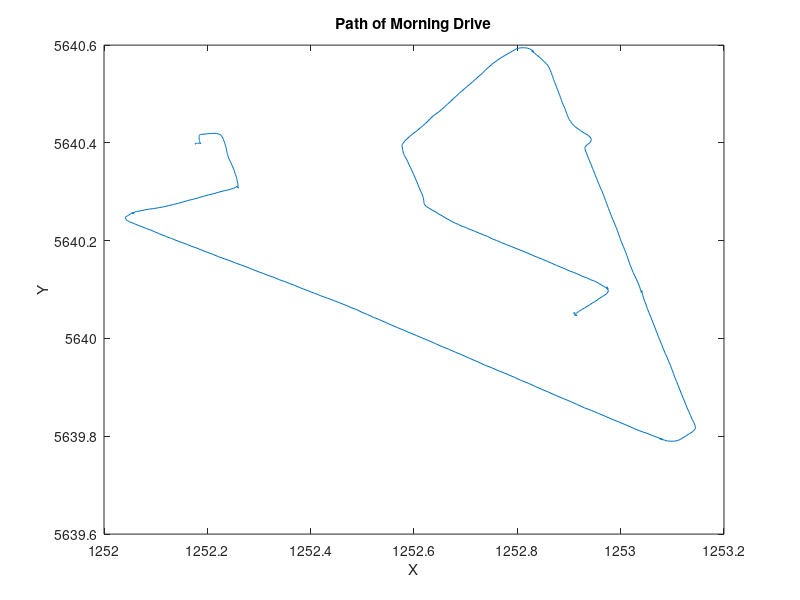
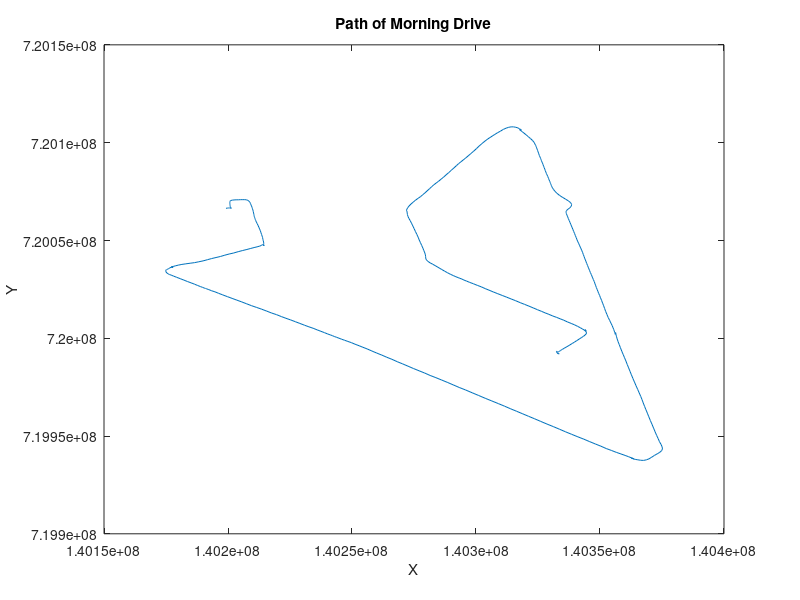
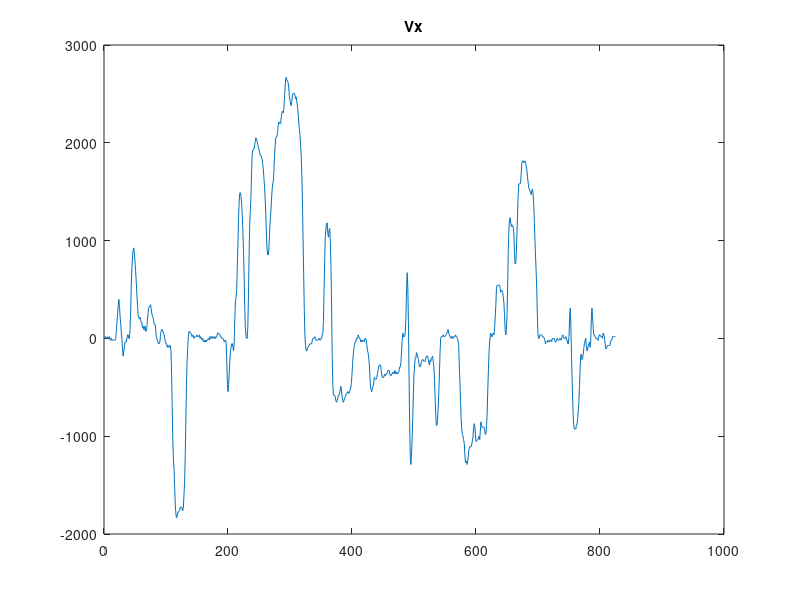
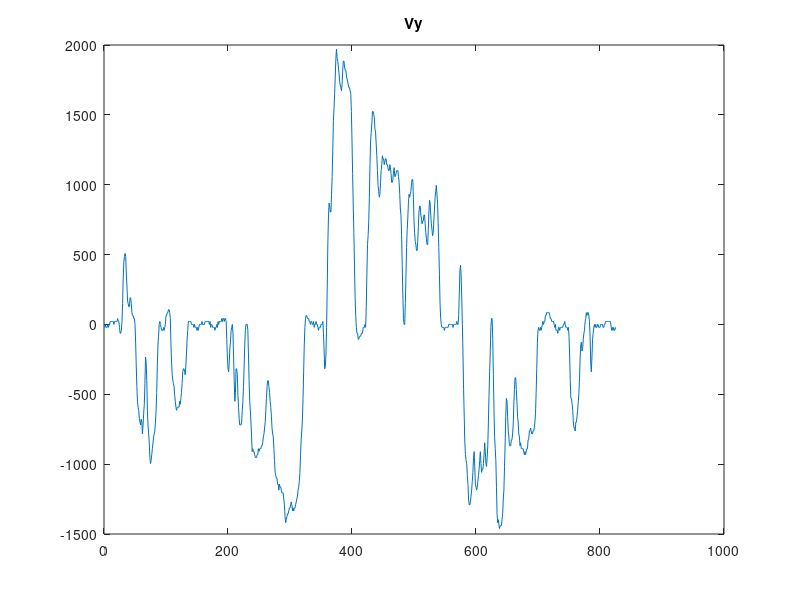

Reproduce these figures in MATLAB, in order. (Note: this script raises an error after producing the figures.)
% Stationary GPS receiver 
close all; clear all; 

DATA = load('gps_ex1_morningdrive2012.txt');
Longitude = DATA(:,4); % read all rows in column 4
Latitude  = DATA(:,3); % read all rows in column 3
plot(Longitude,Latitude);
title('Path of Morning Drive');
xlabel('X');
ylabel('Y');

% Transform of longitude and latitude angles 
% from NMEA-0183 into meters
% 1. longitude and latitude angles from NMEA-0183 into degrees  

LongDeg = floor(Longitude/100) + (Longitude - floor(Longitude/100)*100)/60;
LatDeg = floor(Latitude/100) + (Latitude - floor(Latitude/100)*100)/60;

% 2. longitude and latitude angles from NMEA-0183 into degrees
a = 6378137;
b = 6356752.3142;
p_lat = 56;
h = 0;
F_lon = 2*(a^2/sqrt(a^2*cos(p_lat)^2+b^2*sin(p_lat)^2)+h)*cos(p_lat); % from the table
F_lat = 2*(a^2*b^2/(sqrt(a^2*cos(p_lat)^2+b^2*sin(p_lat)^2))^3+h); % from the table

X = F_lon * LongDeg;
Y = F_lat * LatDeg;

figure, plot(X,Y);
title('Path of Morning Drive');
xlabel('X');
ylabel('Y');

% Calculate the current speed 
double Px[length(X)-1];
double Py[length(Y)-1];
double T[length(X)-1];
double V[length(X)-1];

for i = 1:(length(X)-1)
    Px(i) = X(i+1) - X(i);
    T(i) = i;
end

for j = 1:(length(Y)-1)
    Py(j) = Y(j+1) - Y(j);
end

figure,plot(T,Px)
title('Vx');
figure,plot(T,Py)
title('Vy');

for i = 1:(length(Y)-1)
    V(i) = sqrt(Px(i)^2+Py(i)^2)*3600;
end   
figure,plot(T,V)
title('Velocity of the Car');

double Orientation_Rad[length(X)-1];
double Orientation_Deg[length(X)-1];

Orientation_Rad = atan2(Py,Px);
Orientation_Deg = radtodeg(Orientation_Rad);

for i = 1:(length(X)-1)
    if Orientation_Deg(i) <= 0
        Orientation_Deg(i) = Orientation_Deg(i) + 360;
    end
end

figure,plot(T,V);
title('V & Deg')
hold on;
plot(Orientation_Deg);

figure,subplot(2,1,1);plot(T,V),title('Velocity of the Car'), subplot(2,1,2),plot(Orientation_Deg),title('Heading of the Car');
    
Head_Var1 = var(Orientation_Deg(240:310));
figure,plot(Orientation_Deg(240:310));
Head_mean1  =mean(Orientation_Deg(240:310));
Head_ex1 = Orientation_Deg(240:310) - Head_mean1;
figure,subplot(2,1,1);plot(Head_ex1),title('Error in heading when driving with high speed');
hold on

Head_Var2 = var(Orientation_Deg(700:750));
Head_mean2 = mean(Orientation_Deg(700:750));
Head_ex2 = Orientation_Deg(700:750) - Head_mean2 ;
subplot(2,1,2);plot(Head_ex2),title('Error in heading when driving with low speed');
